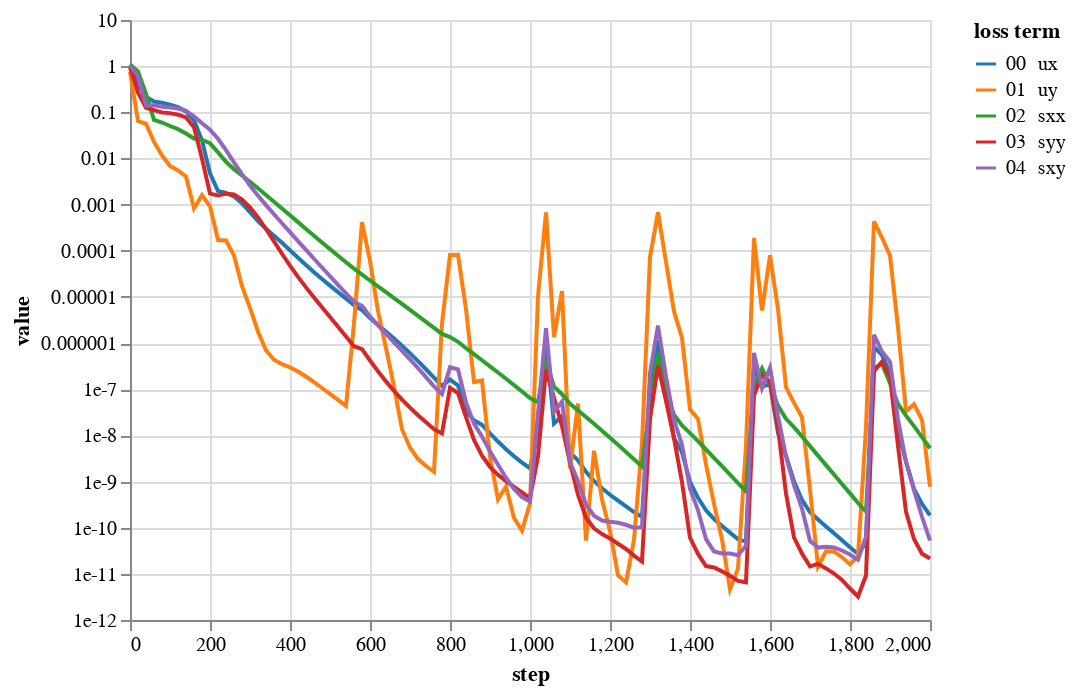

The notebook cell this image was saved under:
### Code cell
bcNames = ['ux', 'uy', 'sxx', 'syy', 'sxy']
lossPlot(losshistory3, bcNames, pdeTermNames=[], scaleType='log', )

### Figure 1 — Vega-Lite specification as saved in the notebook (floating-point values rounded to 4 significant figures)
{"config": {"view": {"continuousWidth": 400, "continuousHeight": 300}}, "data": {"name": "data-bdeb019adb1192c26faa90a03cf7eade"}, "mark": "line", "encoding": {"color": {"type": "nominal", "field": "loss term", "scale": {"scheme": "category10"}, "sort": ["00  ux", "01  uy", "02  sxx", "03  syy", "04  sxy"]}, "tooltip": [{"type": "nominal", "field": "loss term"}, {"type": "quantitative", "field": "value"}, {"type": "quantitative", "field": "step"}], "x": {"type": "quantitative", "field": "step"}, "y": {"type": "quantitative", "field": "value", "scale": {"type": "log"}}}, "transform": [{"fold": ["00  ux", "01  uy", "02  sxx", "03  syy", "04  sxy"], "as": ["loss term", "value"]}], "$schema": "https://vega.github.io/schema/vega-lite/v4.8.1.json", "datasets": {"data-bdeb019adb1192c26faa90a03cf7eade": [{"00  ux": 1.039, "01  uy": 0.7621, "02  sxx": 1.084, "03  syy": 0.9415, "04  sxy": 1.02, "step": 0}, {"00  ux": 0.4028, "01  uy": 0.0646, "02  sxx": 0.7712, "03  syy": 0.2677, "04  sxy": 0.6159, "step": 20}, {"00  ux": 0.2137, "01  uy": 0.05654, "02  sxx": 0.2498, "03  syy": 0.125, "04  sxy": 0.1392, "step": 40}, {"00  ux": 0.1707, "01  uy": 0.02303, "02  sxx": 0.06816, "03  syy": 0.1112, "04  sxy": 0.1424, "step": 60}, {"00  ux": 0.1617, "01  uy": 0.01163, "02  sxx": 0.06003, "03  syy": 0.09915, "04  sxy": 0.1317, "step": 80}, {"00  ux": 0.1459, "01  uy": 0.006894, "02  sxx": 0.05053, "03  syy": 0.09604, "04  sxy": 0.1273, "step": 100}, {"00  ux": 0.1291, "01  uy": 0.005502, "02  sxx": 0.04317, "03  syy": 0.0887, "04  sxy": 0.1212, "step": 120}, {"00  ux": 0.1043, "01  uy": 0.004078, "02  sxx": 0.03463, "03  syy": 0.07731, "04  sxy": 0.1078, "step": 140}, {"00  ux": 0.06708, "01  uy": 0.0008259, "02  sxx": 0.02708, "03  syy": 0.04752, "04  sxy": 0.08174, "step": 160}, {"00  ux": 0.02474, "01  uy": 0.001603, "02  sxx": 0.02532, "03  syy": 0.009936, "04  sxy": 0.05793, "step": 180}, {"00  ux": 0.004746, "01  uy": 0.0009169, "02  sxx": 0.02141, "03  syy": 0.001728, "04  sxy": 0.042, "step": 200}, {"00  ux": 0.001965, "01  uy": 0.0001713, "02  sxx": 0.01358, "03  syy": 0.001587, "04  sxy": 0.02675, "step": 220}, {"00  ux": 0.001802, "01  uy": 0.0001674, "02  sxx": 0.00848, "03  syy": 0.001728, "04  sxy": 0.01512, "step": 240}, {"00  ux": 0.001499, "01  uy": 7.854e-05, "02  sxx": 0.005817, "03  syy": 0.00166, "04  sxy": 0.008249, "step": 260}, {"00  ux": 0.001065, "01  uy": 1.706e-05, "02  sxx": 0.004266, "03  syy": 0.001279, "04  sxy": 0.004553, "step": 280}, {"00  ux": 0.000685, "01  uy": 5.784e-06, "02  sxx": 0.003128, "03  syy": 0.0008685, "04  sxy": 0.0026, "step": 300}, {"00  ux": 0.0004409, "01  uy": 1.762e-06, "02  sxx": 0.002255, "03  syy": 0.0005275, "04  sxy": 0.001563, "step": 320}, {"00  ux": 0.000301, "01  uy": 6.987e-07, "02  sxx": 0.00161, "03  syy": 0.0002959, "04  sxy": 0.0009741, "step": 340}, {"00  ux": 0.0002117, "01  uy": 4.351e-07, "02  sxx": 0.001148, "03  syy": 0.0001601, "04  sxy": 0.0006177, "step": 360}, {"00  ux": 0.0001483, "01  uy": 3.493e-07, "02  sxx": 0.0008202, "03  syy": 8.633e-05, "04  sxy": 0.0003948, "step": 380}, {"00  ux": 0.0001028, "01  uy": 2.978e-07, "02  sxx": 0.0005856, "03  syy": 4.759e-05, "04  sxy": 0.0002531, "step": 400}, {"00  ux": 7.088e-05, "01  uy": 2.427e-07, "02  sxx": 0.0004175, "03  syy": 2.72e-05, "04  sxy": 0.0001625, "step": 420}, {"00  ux": 4.911e-05, "01  uy": 1.885e-07, "02  sxx": 0.0002974, "03  syy": 1.61e-05, "04  sxy": 0.0001043, "step": 440}, {"00  ux": 3.441e-05, "01  uy": 1.423e-07, "02  sxx": 0.0002119, "03  syy": 9.761e-06, "04  sxy": 6.714e-05, "step": 460}, {"00  ux": 2.442e-05, "01  uy": 1.063e-07, "02  sxx": 0.0001513, "03  syy": 5.985e-06, "04  sxy": 4.335e-05, "step": 480}, {"00  ux": 1.754e-05, "01  uy": 7.921e-08, "02  sxx": 0.0001084, "03  syy": 3.68e-06, "04  sxy": 2.81e-05, "step": 500}, {"00  ux": 1.269e-05, "01  uy": 5.876e-08, "02  sxx": 7.805e-05, "03  syy": 2.26e-06, "04  sxy": 1.831e-05, "step": 520}, {"00  ux": 9.205e-06, "01  uy": 4.356e-08, "02  sxx": 5.645e-05, "03  syy": 1.386e-06, "04  sxy": 1.198e-05, "step": 540}, {"00  ux": 6.66e-06, "01  uy": 2.698e-06, "02  sxx": 4.102e-05, "03  syy": 8.535e-07, "04  sxy": 7.881e-06, "step": 560}, {"00  ux": 5.162e-06, "01  uy": 0.0004149, "02  sxx": 3.047e-05, "03  syy": 7.405e-07, "04  sxy": 6.411e-06, "step": 580}, {"00  ux": 3.484e-06, "01  uy": 6.032e-05, "02  sxx": 2.268e-05, "03  syy": 4.191e-07, "04  sxy": 3.786e-06, "step": 600}, {"00  ux": 2.471e-06, "01  uy": 4.922e-06, "02  sxx": 1.692e-05, "03  syy": 2.459e-07, "04  sxy": 2.432e-06, "step": 620}, {"00  ux": 1.781e-06, "01  uy": 7.724e-07, "02  sxx": 1.263e-05, "03  syy": 1.48e-07, "04  sxy": 1.585e-06, "step": 640}, {"00  ux": 1.264e-06, "01  uy": 1.153e-07, "02  sxx": 9.428e-06, "03  syy": 9.188e-08, "04  sxy": 1.037e-06, "step": 660}, {"00  ux": 8.792e-07, "01  uy": 1.357e-08, "02  sxx": 7.033e-06, "03  syy": 5.964e-08, "04  sxy": 6.78e-07, "step": 680}, {"00  ux": 6.02e-07, "01  uy": 5.449e-09, "02  sxx": 5.239e-06, "03  syy": 4.004e-08, "04  sxy": 4.416e-07, "step": 700}, {"00  ux": 4.064e-07, "01  uy": 3.06e-09, "02  sxx": 3.896e-06, "03  syy": 2.743e-08, "04  sxy": 2.855e-07, "step": 720}, {"00  ux": 2.708e-07, "01  uy": 2.168e-09, "02  sxx": 2.891e-06, "03  syy": 1.918e-08, "04  sxy": 1.828e-07, "step": 740}, {"00  ux": 1.782e-07, "01  uy": 1.622e-09, "02  sxx": 2.14e-06, "03  syy": 1.362e-08, "04  sxy": 1.156e-07, "step": 760}, {"00  ux": 1.187e-07, "01  uy": 2.663e-06, "02  sxx": 1.58e-06, "03  syy": 1.101e-08, "04  sxy": 7.875e-08, "step": 780}, {"00  ux": 1.616e-07, "01  uy": 8.112e-05, "02  sxx": 1.347e-06, "03  syy": 1.076e-07, "04  sxy": 2.987e-07, "step": 800}, {"00  ux": 1.208e-07, "01  uy": 8.148e-05, "02  sxx": 1.065e-06, "03  syy": 8.275e-08, "04  sxy": 2.688e-07, "step": 820}, {"00  ux": 3.35e-08, "01  uy": 5.438e-06, "02  sxx": 7.731e-07, "03  syy": 2.479e-08, "04  sxy": 5.2e-08, "step": 840}, {"00  ux": 2.13e-08, "01  uy": 1.429e-07, "02  sxx": 5.752e-07, "03  syy": 8.008e-09, "04  sxy": 1.799e-08, "step": 860}, {"00  ux": 1.685e-08, "01  uy": 1.55e-07, "02  sxx": 4.248e-07, "03  syy": 3.649e-09, "04  sxy": 9.446e-09, "step": 880}, {"00  ux": 1.103e-08, "01  uy": 3.461e-09, "02  sxx": 3.137e-07, "03  syy": 2.067e-09, "04  sxy": 4.511e-09, "step": 900}, {"00  ux": 7.359e-09, "01  uy": 4.108e-10, "02  sxx": 2.304e-07, "03  syy": 1.396e-09, "04  sxy": 2.308e-09, "step": 920}, {"00  ux": 5.014e-09, "01  uy": 7.78e-10, "02  sxx": 1.685e-07, "03  syy": 1.018e-09, "04  sxy": 1.212e-09, "step": 940}, {"00  ux": 3.526e-09, "01  uy": 1.632e-10, "02  sxx": 1.227e-07, "03  syy": 7.642e-10, "04  sxy": 6.938e-10, "step": 960}, {"00  ux": 2.577e-09, "01  uy": 8.607e-11, "02  sxx": 8.906e-08, "03  syy": 5.805e-10, "04  sxy": 4.596e-10, "step": 980}, {"00  ux": 1.941e-09, "01  uy": 3.382e-10, "02  sxx": 6.437e-08, "03  syy": 4.389e-10, "04  sxy": 3.68e-10, "step": 1000}, {"00  ux": 1.304e-08, "01  uy": 1.033e-05, "02  sxx": 5.245e-08, "03  syy": 3.502e-09, "04  sxy": 2.94e-08, "step": 1020}, {"00  ux": 1.096e-06, "01  uy": 0.0006791, "02  sxx": 4.355e-07, "03  syy": 2.657e-07, "04  sxy": 2.092e-06, "step": 1040}, {"00  ux": 1.807e-08, "01  uy": 1.341e-06, "02  sxx": 1.133e-07, "03  syy": 6.502e-08, "04  sxy": 3.251e-08, "step": 1060}, {"00  ux": 2.593e-08, "01  uy": 1.339e-05, "02  sxx": 7.812e-08, "03  syy": 1.582e-08, "04  sxy": 5.351e-08, "step": 1080}, {"00  ux": 4.238e-09, "01  uy": 1.929e-09, "02  sxx": 4.844e-08, "03  syy": 2.589e-09, "04  sxy": 2.639e-09, "step": 1100}, {"00  ux": 2.889e-09, "01  uy": 4.891e-08, "02  sxx": 3.477e-08, "03  syy": 5.172e-10, "04  sxy": 1.031e-09, "step": 1120}, {"00  ux": 1.625e-09, "01  uy": 5.266e-11, "02  sxx": 2.51e-08, "03  syy": 1.641e-10, "04  sxy": 3.159e-10, "step": 1140}, {"00  ux": 1.023e-09, "01  uy": 4.654e-09, "02  sxx": 1.791e-08, "03  syy": 9.694e-11, "04  sxy": 1.813e-10, "step": 1160}, {"00  ux": 7.132e-10, "01  uy": 4.063e-10, "02  sxx": 1.266e-08, "03  syy": 7.286e-11, "04  sxy": 1.43e-10, "step": 1180}, {"00  ux": 5.168e-10, "01  uy": 8.466e-11, "02  sxx": 8.935e-09, "03  syy": 5.849e-11, "04  sxy": 1.344e-10, "step": 1200}, {"00  ux": 3.864e-10, "01  uy": 9.324e-12, "02  sxx": 6.275e-09, "03  syy": 4.493e-11, "04  sxy": 1.277e-10, "step": 1220}, {"00  ux": 2.89e-10, "01  uy": 6.523e-12, "02  sxx": 4.384e-09, "03  syy": 3.459e-11, "04  sxy": 1.156e-10, "step": 1240}, {"00  ux": 2.173e-10, "01  uy": 5.508e-11, "02  sxx": 3.052e-09, "03  syy": 2.483e-11, "04  sxy": 1.003e-10, "step": 1260}, {"00  ux": 1.719e-10, "01  uy": 6.566e-09, "02  sxx": 2.13e-09, "03  syy": 1.85e-11, "04  sxy": 1.025e-10, "step": 1280}, {"00  ux": 1.005e-07, "01  uy": 7.331e-05, "02  sxx": 4.606e-08, "03  syy": 2.262e-08, "04  sxy": 2.211e-07, "step": 1300}, {"00  ux": 1.142e-06, "01  uy": 0.0006791, "02  sxx": 5.655e-07, "03  syy": 3.262e-07, "04  sxy": 2.38e-06, "step": 1320}, {"00  ux": 9.157e-08, "01  uy": 5.71e-05, "02  sxx": 8.736e-08, "03  syy": 5.585e-08, "04  sxy": 1.874e-07, "step": 1340}, {"00  ux": 8.797e-09, "01  uy": 4.834e-06, "02  sxx": 2.807e-08, "03  syy": 8.588e-09, "04  sxy": 2.178e-08, "step": 1360}, {"00  ux": 4.323e-09, "01  uy": 1.288e-06, "02  sxx": 1.635e-08, "03  syy": 9.738e-10, "04  sxy": 6.257e-09, "step": 1380}, {"00  ux": 9.786e-10, "01  uy": 3.656e-08, "02  sxx": 1.117e-08, "03  syy": 6.068e-11, "04  sxy": 6.972e-10, "step": 1400}, {"00  ux": 4.44e-10, "01  uy": 2.27e-08, "02  sxx": 7.484e-09, "03  syy": 2.708e-11, "04  sxy": 2.383e-10, "step": 1420}, {"00  ux": 2.387e-10, "01  uy": 2.345e-09, "02  sxx": 4.947e-09, "03  syy": 1.474e-11, "04  sxy": 5.659e-11, "step": 1440}, {"00  ux": 1.547e-10, "01  uy": 3.271e-10, "02  sxx": 3.268e-09, "03  syy": 1.371e-11, "04  sxy": 3.063e-11, "step": 1460}, {"00  ux": 1.093e-10, "01  uy": 5.571e-11, "02  sxx": 2.156e-09, "03  syy": 1.133e-11, "04  sxy": 2.757e-11, "step": 1480}, {"00  ux": 7.81e-11, "01  uy": 4.629e-12, "02  sxx": 1.414e-09, "03  syy": 9.102e-12, "04  sxy": 2.755e-11, "step": 1500}, {"00  ux": 5.604e-11, "01  uy": 1.297e-11, "02  sxx": 9.294e-10, "03  syy": 7.052e-12, "04  sxy": 2.524e-11, "step": 1520}, {"00  ux": 4.977e-11, "01  uy": 5.977e-09, "02  sxx": 6.171e-10, "03  syy": 6.548e-12, "04  sxy": 4.069e-11, "step": 1540}, {"00  ux": 3.043e-07, "01  uy": 0.0001899, "02  sxx": 1.195e-07, "03  syy": 7.395e-08, "04  sxy": 6.136e-07, "step": 1560}, {"00  ux": 1.129e-07, "01  uy": 5.09e-06, "02  sxx": 2.808e-07, "03  syy": 2.016e-07, "04  sxy": 1.054e-07, "step": 1580}, {"00  ux": 1.294e-07, "01  uy": 7.961e-05, "02  sxx": 1.227e-07, "03  syy": 1.419e-07, "04  sxy": 2.92e-07, "step": 1600}, {"00  ux": 1.121e-08, "01  uy": 5.414e-06, "02  sxx": 4.354e-08, "03  syy": 1.405e-08, "04  sxy": 2.691e-08, "step": 1620}, {"00  ux": 3.647e-09, "01  uy": 1.102e-07, "02  sxx": 2.282e-08, "03  syy": 5.548e-10, "04  sxy": 3.485e-09, "step": 1640}, {"00  ux": 1.015e-09, "01  uy": 5.069e-08, "02  sxx": 1.507e-08, "03  syy": 6.169e-11, "04  sxy": 8.399e-10, "step": 1660}, {"00  ux": 3.995e-10, "01  uy": 2.47e-08, "02  sxx": 9.441e-09, "03  syy": 2.736e-11, "04  sxy": 2.586e-10, "step": 1680}, {"00  ux": 2.158e-10, "01  uy": 6.765e-10, "02  sxx": 5.847e-09, "03  syy": 1.456e-11, "04  sxy": 5.201e-11, "step": 1700}, {"00  ux": 1.509e-10, "01  uy": 1.447e-11, "02  sxx": 3.642e-09, "03  syy": 1.645e-11, "04  sxy": 3.705e-11, "step": 1720}, {"00  ux": 1.061e-10, "01  uy": 3.084e-11, "02  sxx": 2.27e-09, "03  syy": 1.313e-11, "04  sxy": 3.84e-11, "step": 1740}, {"00  ux": 7.552e-11, "01  uy": 3.046e-11, "02  sxx": 1.419e-09, "03  syy": 1.016e-11, "04  sxy": 3.745e-11, "step": 1760}, {"00  ux": 5.363e-11, "01  uy": 2.29e-11, "02  sxx": 8.841e-10, "03  syy": 7.39e-12, "04  sxy": 3.204e-11, "step": 1780}, {"00  ux": 3.771e-11, "01  uy": 1.609e-11, "02  sxx": 5.534e-10, "03  syy": 4.813e-12, "04  sxy": 2.616e-11, "step": 1800}, {"00  ux": 2.699e-11, "01  uy": 2.434e-11, "02  sxx": 3.42e-10, "03  syy": 3.225e-12, "04  sxy": 2.027e-11, "step": 1820}, {"00  ux": 4.674e-11, "01  uy": 1.461e-08, "02  sxx": 2.236e-10, "03  syy": 9.206e-12, "04  sxy": 6.426e-11, "step": 1840}, {"00  ux": 8.161e-07, "01  uy": 0.0004307, "02  sxx": 2.885e-07, "03  syy": 2.443e-07, "04  sxy": 1.51e-06, "step": 1860}, {"00  ux": 5.534e-07, "01  uy": 0.000191, "02  sxx": 3.523e-07, "03  syy": 3.971e-07, "04  sxy": 6.538e-07, "step": 1880}, {"00  ux": 2.196e-07, "01  uy": 7.898e-05, "02  sxx": 1.342e-07, "03  syy": 1.806e-07, "04  sxy": 3.944e-07, "step": 1900}, {"00  ux": 1.262e-08, "01  uy": 2.177e-06, "02  sxx": 4.789e-08, "03  syy": 5.927e-09, "04  sxy": 2.202e-08, "step": 1920}, {"00  ux": 2.701e-09, "01  uy": 3.303e-08, "02  sxx": 2.685e-08, "03  syy": 2.194e-10, "04  sxy": 2.665e-09, "step": 1940}, {"00  ux": 6.952e-10, "01  uy": 4.729e-08, "02  sxx": 1.588e-08, "03  syy": 5.692e-11, "04  sxy": 6.413e-10, "step": 1960}, {"00  ux": 3.28e-10, "01  uy": 2.184e-08, "02  sxx": 9.151e-09, "03  syy": 2.733e-11, "04  sxy": 1.725e-10, "step": 1980}, {"00  ux": 1.846e-10, "01  uy": 7.7e-10, "02  sxx": 5.265e-09, "03  syy": 2.149e-11, "04  sxy": 5.217e-11, "step": 2000}]}}
